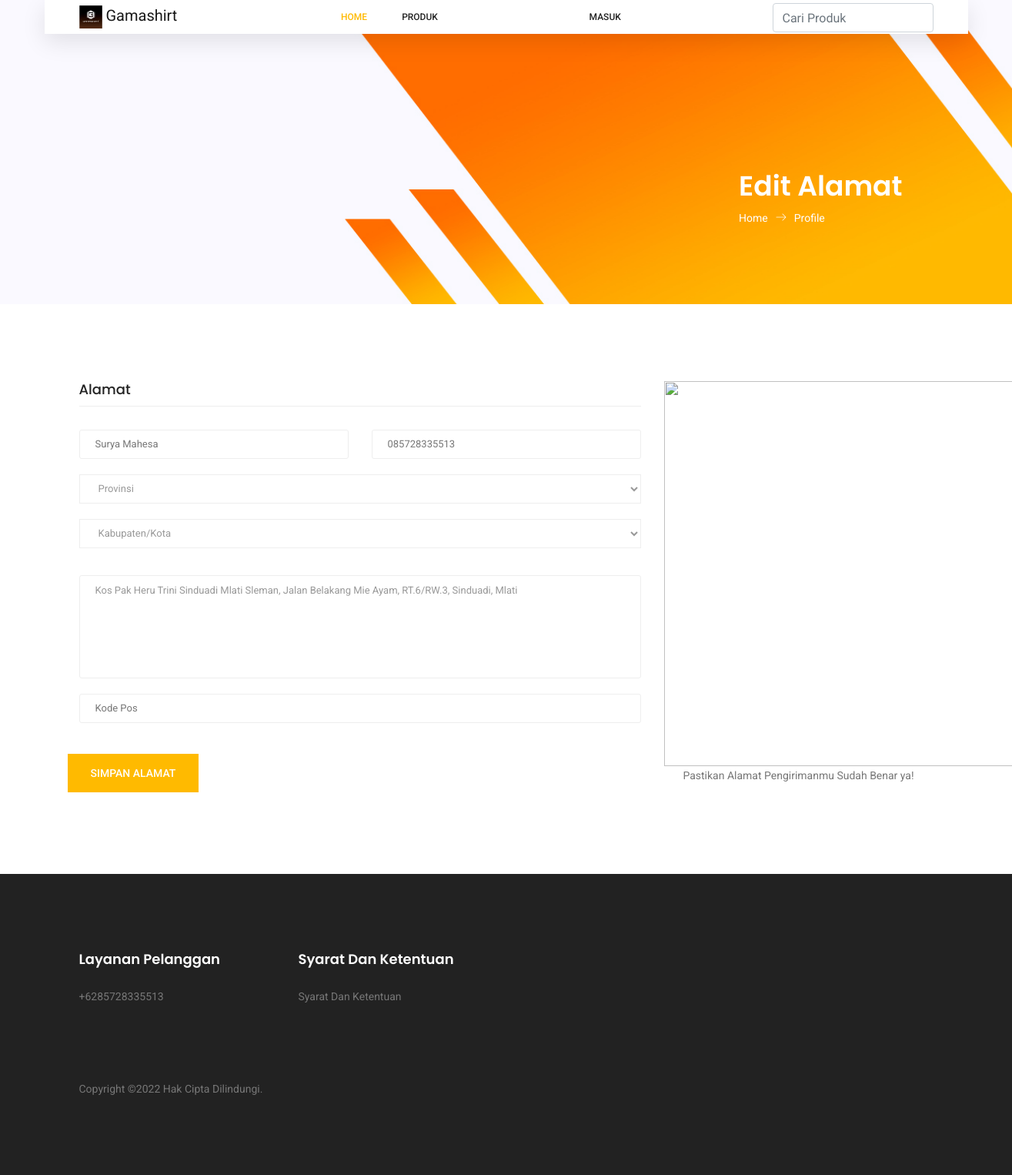
/user/edit-alamat.php?id=8, run on the app's committed database.
### tables this page shows
CREATE TABLE `alamat` (
  `id_alamat` int(11) NOT NULL,
  `id_user` int(11) DEFAULT NULL,
  `nama_penerima` varchar(50) DEFAULT NULL,
  `no_hp` varchar(20) DEFAULT NULL,
  `id_kota` int(11) DEFAULT NULL,
  `id_provinsi` int(11) DEFAULT NULL,
  `alamat_lengkap` text DEFAULT NULL,
  `kode_pos` varchar(20) DEFAULT NULL,
  `is_select` varchar(20) DEFAULT NULL
);

### user/edit-alamat.php (the view, shortened to what this page needs)
<?php include 'header.php';
        $lenght=$mysqli->query("SELECT * FROM alamat WHERE id_alamat = $_GET[id]");
        $alamat = $lenght->fetch_assoc();
?>
<section class="banner-area organic-breadcrumb">
  <div class="container">
    <div class="breadcrumb-banner d-flex flex-wrap align-items-center justify-content-end">
      <div class="col-first">
        <h1>Edit Alamat</h1>
        <nav class="d-flex align-items-center">
          <a href="index.html">Home<span class="lnr lnr-arrow-right"></span></a>
          <a href="single-product.html">Profile</a>
        </nav>
      </div>
    </div>
  </div>
</section>
<section class="checkout_area section_gap">
  <div class="container">
    <div class="billing_details">
      <div class="row">
        <div class="col-lg-8">
          <h3>Alamat</h3>
          <form class="row contact_form" action="proses/edit_alamat.php" method="GET" novalidate="novalidate">
            <div class="col-md-6 form-group p_star">
              <input type="text" class="form-control" id="first" name="nama_penerima"
                value="<?php echo $alamat['nama_penerima'] ?>">
            </div>
            <div class="col-md-6 form-group p_star">
              <input type="number" class="form-control" id="last" name="no_hp" value="<?php echo $alamat['no_hp'] ?>">
            </div>
            <div class="col-md-12 form-group p_star">
              <select class="all_province form-control" name="province_destination" id="province_destination"
                onchange="get_city_destination(this);" required>
                <option value>Provinsi</option>
              </select>
            </div>
            <div class="col-md-12 form-group p_star">
              <select class="form-control" name="city_destination" id="city_destination" required>
                <option value>Kabupaten/Kota</option>
              </select>
            </div>
            <div class="col-md-12 form-group">
              <textarea class="form-control" name="alamat_lengkap" id="message" rows="1"
                placeholder="Alamat Lengkap"><?php echo $alamat['alamat_lengkap'] ?></textarea>
            </div>
            <div class="col-md-12 form-group">
              <input type="text" class="form-control" name="kode_pos" placeholder="Kode Pos"
                <?php echo $alamat['kode_pos'] ?>>
            </div>
            <button type="submit" class="primary-btn">Simpan Alamat</button>
          </form>
        </div>
        <div class="col-lg-4">
          <img src="https://img.freepik.com/free-vector/address-concept-illustration_114360-4747.jpg"
            style="width: 500px; height: 500px;" />
          <p style="text-align: center;">Pastikan Alamat Pengirimanmu Sudah Benar ya!</p>
        </div>
      </div>
    </div>
  </div>
</section>
<?php include 'footer.php'; ?>

### data on the page
alamat: nama_penerima "Surya Mahesa", no_hp "085728335513", alamat_lengkap "Kos Pak Heru Trini Sinduadi Mlati Sleman, Jalan Belakang Mie Ayam, RT.6/RW.3, Sinduadi, Mlati"
